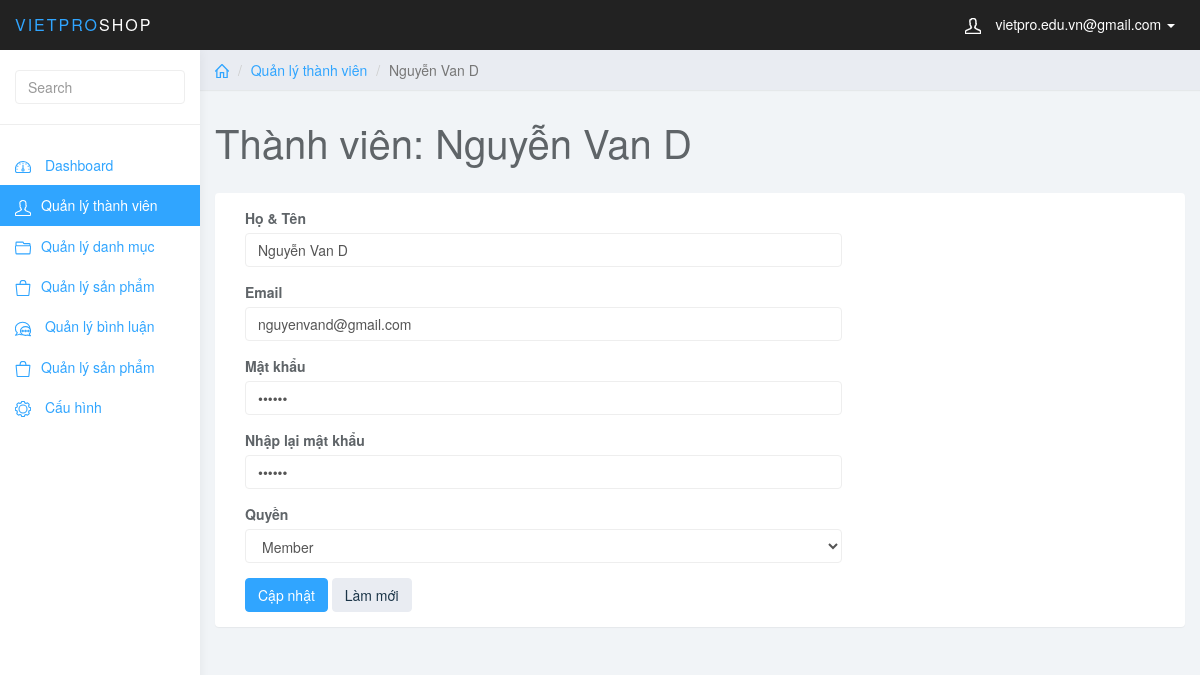
Screenshot of /admin/index.php?page_layout=edit_user&user_id=6 (signed in) with the database file from the repository.
### tables this page shows
CREATE TABLE `user` (
  `user_id` int(11) NOT NULL,
  `user_full` varchar(255) NOT NULL,
  `user_mail` varchar(255) NOT NULL,
  `user_pass` varchar(255) NOT NULL,
  `user_level` int(1) NOT NULL
);

### admin/edit_user.php (the view, shortened to what this page needs)
<?php
$user_id = $_GET['user_id'];
$sql = "SELECT * FROM user WHERE user_id=$user_id";
$query = mysqli_query($conn,$sql);
$row = mysqli_fetch_array($query);
?>
<div class="col-sm-9 col-sm-offset-3 col-lg-10 col-lg-offset-2 main">
	<div class="row">
		<ol class="breadcrumb">
			<li><a href="#"><svg class="glyph stroked home">
						<use xlink:href="#stroked-home"></use>
					</svg></a></li>
			<li><a href="">Quản lý thành viên</a></li>
			<li class="active"><?= $row['user_full'] ?></li>
		</ol>
	</div>
	<div class="row">
		<div class="col-lg-12">
			<h1 class="page-header">Thành viên: <?= $row['user_full'] ?></h1>
		</div>
	</div>
	<div class="row">
		<div class="col-lg-12">
			<div class="panel panel-default">
				<div class="panel-body">
					<div class="col-md-8">
						<form role="form" method="post">
							<div class="form-group">
								<label>Họ & Tên</label>
								<input type="text" name="user_full" required class="form-control" value="<?= $row['user_full'] ?>" placeholder="">
							</div>
							<div class="form-group">
								<label>Email</label>
								<input type="text" name="user_mail" required value="<?= $row['user_mail'] ?>" class="form-control">
							</div>
							<div class="form-group">
								<label>Mật khẩu</label>
								<input type="password" name="user_pass" required value="<?= $row['user_pass'] ?>" class="form-control">
							</div>
							<div class="form-group">
								<label>Nhập lại mật khẩu</label>
								<input type="password" name="user_re_pass" required value="<?= $row['user_pass'] ?>" class="form-control">
							</div>
							<div class="form-group">
								<label>Quyền</label>
								<select name="user_level" class="form-control">
									<option  <?php if($row['user_level'] == 2 ) {echo "selected";} ?> value=2 >Member</option>
								</select>
							</div>
							<button type="submit" name="sbm" class="btn btn-primary">Cập nhật</button>
							<button type="reset" class="btn btn-default">Làm mới</button>
					</div>
				</div>
			</div>
		</div>
	</div>
</div>

### admin/css/styles.css (style rules this page uses)
body { background: #f1f4f7; padding-top: 50px; color: #5f6468; }
a, a:hover, a:focus { color: #30a5ff; }
h1, h2, h3, h4, h5, h6 { color: #5f6468; }
h1 { font-weight: 300; font-size: 40px; }
.form-control { border: 1px solid #eee; box-shadow: none; }
.btn-default, .btn-default:hover, .btn-default:focus, .btn-default:active, .btn-default.active, .open > .dropdown-toggle.btn-default, .btn-default.disabled, .btn-default[disabled], fieldset[disabled] .btn-default, .btn-default.disabled:hover, .btn-default[disabled]:hover, fieldset[disabled] .btn-default:hover, .btn-default.disabled:focus, .btn-default[disabled]:focus, fieldset[disabled] .btn-default:focus, .btn-default.disabled:active, .btn-default[disabled]:active, fieldset[disabled] .btn-default:active, .btn-default.disabled.active, .btn-default[disabled].active, fieldset[disabled] .btn-default.active { background-color: #e9ecf2; border-color: #e9ecf2; color: #1b3548; }
.btn-primary, .btn-primary:hover, .btn-primary:focus, .btn-primary:active, .btn-primary.active, .open > .dropdown-toggle.btn-primary, .btn-primary.disabled, .btn-primary[disabled], fieldset[disabled] .btn-primary, .btn-primary.disabled:hover, .btn-primary[disabled]:hover, fieldset[disabled] .btn-primary:hover, .btn-primary.disabled:focus, .btn-primary[disabled]:focus, fieldset[disabled] .btn-primary:focus, .btn-primary.disabled:active, .btn-primary[disabled]:active, fieldset[disabled] .btn-primary:active, .btn-primary.disabled.active, .btn-primary[disabled].active, fieldset[disabled] .btn-primary.active { background-color: #30a5ff; border-color: #30a5ff; }
.panel { border: 0; }
.breadcrumb { border-radius: 0; padding: 10px 15px; background: #e9ecf2; box-shadow: 0 1px 1px rgba(0, 0, 0, .05); margin: 0 ; }
h1.page-header { margin-top: 30px; border-bottom: 0; }
.breadcrumb .glyph { height: 14px; width: 14px; margin: -2px 0 0 0; stroke-width: 4px; }

### rows the page displays
user: user_full "Nguyễn Van D", user_mail "nguyenvand@gmail.com", user_level "Member"

### other values shown
$_SESSION['mail'] "vietpro.edu.vn@gmail.com"
